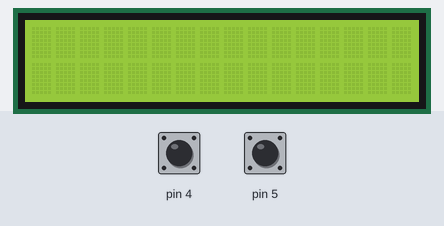
Bench run of a sketch on a simulated Arduino Uno, built with avr-gcc and run on an emulated ATmega328P. On the bench: 16×2 character LCD. The test bench sets the inputs (shaded band); at power-on: pin 4 HIGH, pin 5 HIGH. What the sketch prints to the serial monitor is not drawn.

Above: at 1.2 s.
1.3 s: pin 4 pulled LOW for 0.15 s
At 1.8 s:
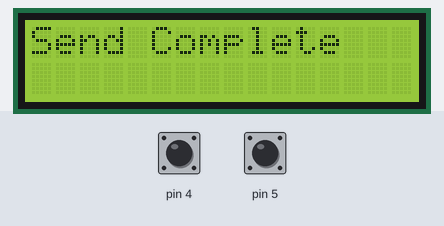
2.9 s: pin 5 pulled LOW for 0.15 s
At 4.1 s:
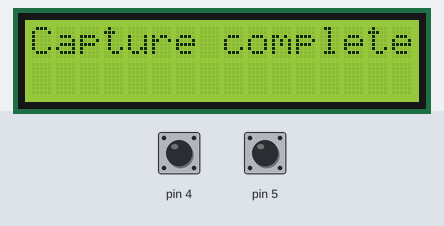
4.5 s: pin 4 pulled LOW for 1 s
At 5.4 s:
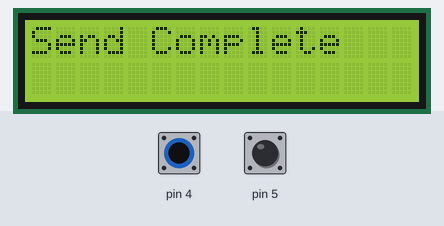
7.0 s: pin 5 pulled LOW for 1 s
At 7.4 s:
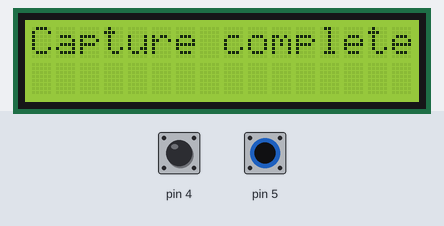
Timing chart, 0 to 10.0 s (numbered marks = the images above; inputs shaded):
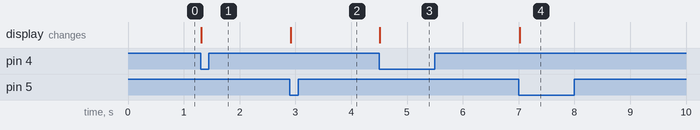

The sketch:

leaf_area_sam.ino
```cpp
#include <Wire.h>
#include <LiquidCrystal_I2C.h>

LiquidCrystal_I2C lcd(0x27, 16, 2);

const int debounceTime = 500;  // 딜레이 시간을 밀리초 단위로 설정

void setup() {
  lcd.init();
  lcd.backlight();
  Serial.begin(9600);
  pinMode(5, INPUT_PULLUP); // 5번 핀 ==> Capture 버튼
  pinMode(4, INPUT_PULLUP); // 4번 핀 ==> Send 버튼
}

void loop() {
  int buttonState = digitalRead(5);
  int exitButtonState = digitalRead(4);

  if (buttonState == LOW) {
      Serial.println("CAPTURE");
      lcd.clear();
      lcd.print("Capture complete");
      delay(debounceTime);  // 버튼 입력 후 일정 시간 동안 대기
  }

  if (exitButtonState == LOW) {
      Serial.println("SEND");
      lcd.clear();
      lcd.print("Send Complete");
      delay(debounceTime);  // 버튼 입력 후 일정 시간 동안 대기
  }
}
```

Measured:
- after the input at 1.3 s, the display: changes at once (image 1)
- after the input at 2.9 s, the display: changes at once (image 2)
- after the input at 4.5 s, the display: changes at once (image 3)
- after the input at 7.0 s, the display: changes at once (image 4)
